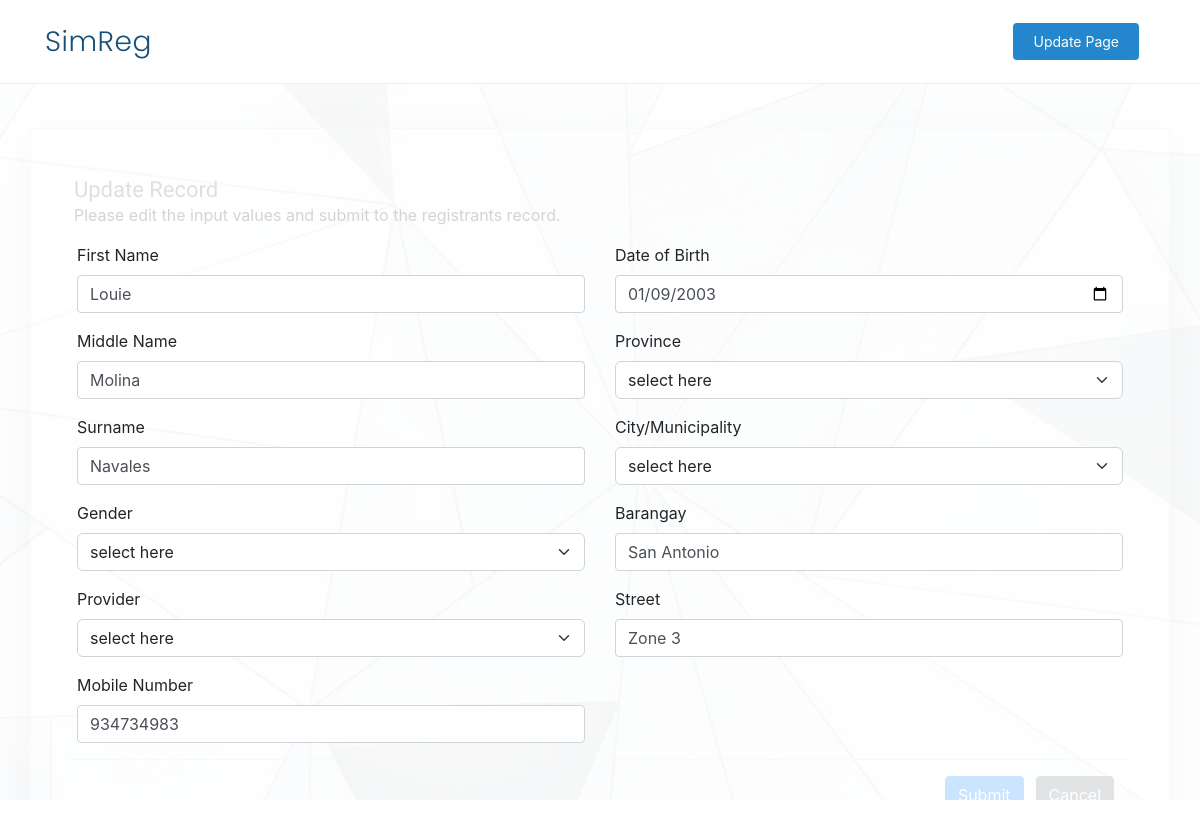
The page /update.php?id=5 on the database its author committed.
### tables this page shows
CREATE TABLE `registrants` (
  `id` int(11) NOT NULL,
  `firstname` varchar(50) NOT NULL,
  `middlename` varchar(50) NOT NULL,
  `surname` varchar(50) NOT NULL,
  `gender` varchar(10) NOT NULL,
  `provider` varchar(10) NOT NULL,
  `mobile_number` bigint(20) NOT NULL,
  `date_of_birth` text NOT NULL,
  `province` varchar(50) NOT NULL,
  `city` varchar(50) NOT NULL,
  `barangay` varchar(50) NOT NULL,
  `street` text NOT NULL,
  `date_registered` timestamp NOT NULL DEFAULT current_timestamp() ON UPDATE current_timestamp()
);

### update.php (the view, shortened to what this page needs)
<?php
require_once "config.php";
$firstname = $middlename = $surname = $mobile_number = $gender = $provider = $date_of_birth = $province = $city = $barangay = $street = "";
$firstname_err = $middlename_err = $surname_err = $mobile_number_err = $gender_err = $provider_err = $date_of_birth_err = $province_err = $city_err = $barangay_err = $street_err = "";
if(isset($_POST["id"]) && !empty($_POST["id"])){
    $id = $_POST["id"];
    $input_firstname = trim($_POST["firstname"]);
    if(empty($input_firstname)){
        $firstname_err = "Please enter a name.";
    } elseif(!filter_var($input_firstname, FILTER_VALIDATE_REGEXP, array("options"=>array("regexp"=>"/^[a-zA-Z\s]+$/")))){
        $firstname_err = "Please enter a valid name.";
    } else{
        $firstname = $input_firstname;
    }
    $input_middlename = trim($_POST["middlename"]);
    if(empty($input_middlename)){
        $middlename_err = "Please enter a name.";
    } elseif(!filter_var($input_middlename, FILTER_VALIDATE_REGEXP, array("options"=>array("regexp"=>"/^[a-zA-Z\s]+$/")))){
        $middlename_err = "Please enter a valid name.";
    } else{
        $middlename = $input_middlename;
    }
    $input_surname = trim($_POST["surname"]);
    if(empty($input_surname)){
        $surname_err = "Please enter a name.";
    } elseif(!filter_var($input_surname, FILTER_VALIDATE_REGEXP, array("options"=>array("regexp"=>"/^[a-zA-Z\s]+$/")))){
        $surname_err = "Please enter a valid name.";
    } else{
        $surname = $input_surname;
    }
    $input_mobile_number = trim($_POST["mobile_number"]);
    if(empty($input_mobile_number)){
        $mobile_number_err = "Please enter an mobile_number.";
    } else{
        $mobile_number = $input_mobile_number;
    }
    $input_gender = trim($_POST["gender"]);
    if(empty($input_gender)){
        $gender_err = "Please enter an gender.";
    } else{
        $gender = $input_gender;
    }
    $input_provider = trim($_POST["provider"]);
    if(empty($input_provider)){
        $provider_err = "Please enter an provider.";
    } else{
        $provider = $input_provider;
    }
    $input_date_of_birth = trim($_POST["date_of_birth"]);
    if(empty($input_date_of_birth)){
        $date_of_birth_err = "Please enter an date_of_birth.";
    } else{
        $date_of_birth = $input_date_of_birth;
    }
    $input_province = trim($_POST["province"]);
    if(empty($input_province)){
        $province_err = "Please enter an province.";
    } else{
        $province = $input_province;
    }
    $input_city = trim($_POST["city"]);
    if(empty($input_city)){
        $city_err = "Please enter an city.";
    } else{
        $city = $input_city;
    }
    $input_barangay = trim($_POST["barangay"]);
    if(empty($input_barangay)){
        $barangay_err = "Please enter an barangay.";
    } else{
        $barangay = $input_barangay;
    }
    $input_street = trim($_POST["street"]);
    if(empty($input_street)){
        $street_err = "Please enter an street.";
    } else{
        $street = $input_street;
    }
    if(empty($firstname_err) && empty($middlename_err) && empty($surname_err) && empty($mobile_number_err) && empty($gender_err) && empty($provider_err) && empty($date_of_birth_err) && empty($province_err) && empty($city_err) && empty($barangay_err) && empty($street_err)){
        $sql = "UPDATE registrants SET firstname=?, middlename=?, surname=?, mobile_number=?, gender=?, provider=?, date_of_birth=?, province=?, city=?, barangay=?, street=? WHERE id=?";
        if($stmt = mysqli_prepare($link, $sql)){
            mysqli_stmt_bind_param($stmt, "sssssssssssi", $param_firstname, $param_middlename, $param_surname, $param_mobile_number, $param_gender, $param_provider, $param_date_of_birth, $param_province, $param_city, $param_barangay, $param_street, $param_id);
            $param_firstname = $firstname;
            $param_middlename = $middlename;
            $param_surname = $surname;
            $param_mobile_number = $mobile_number;
            $param_gender = $gender;
            $param_provider = $provider;
            $param_date_of_birth = $date_of_birth;
            $param_province = $province;
            $param_city = $city;
            $param_barangay = $barangay;
            $param_street = $street;
            $param_id = $id;
            if(mysqli_stmt_execute($stmt)){
                header("location: admin.php");
                exit();
            } else{
                echo "Oops! Something went wrong. Please try again later.";
            }
        }
        mysqli_stmt_close($stmt);
    }
    mysqli_close($link);
} else{
    if(isset($_GET["id"]) && !empty(trim($_GET["id"]))){
        $sql = "SELECT * FROM registrants WHERE id = ?";
        if($stmt = mysqli_prepare($link, $sql)){
            mysqli_stmt_bind_param($stmt, "i", $param_id);
            if(mysqli_stmt_execute($stmt)){
                $result = mysqli_stmt_get_result($stmt);
                if(mysqli_num_rows($result) == 1){
                    $row = mysqli_fetch_array($result, MYSQLI_ASSOC);
                    $firstname = $row["firstname"];
                    $middlename = $row["middlename"];
                    $surname = $row["surname"];
                    $mobile_number = $row["mobile_number"];
                    $date_of_birth = $row["date_of_birth"];
                    $barangay = $row["barangay"];
                    $street = $row["street"];
                } else{
                    header("location: error.php");
                    exit();
                }
            } else{
                echo "Oops! Something went wrong. Please try again later.";
            }
        }
    }  else{
        header("location: error.php");
        exit();
    }
}
?>
 <!DOCTYPE html>
<html lang="en">
<head>
  <link href="assets/vendor/aos/aos.css" rel="stylesheet">
  <link href="assets/vendor/bootstrap/css/bootstrap.min.css" rel="stylesheet">
  <link href="assets/vendor/bootstrap-icons/bootstrap-icons.css" rel="stylesheet">
  <link href="assets/vendor/boxicons/css/boxicons.min.css" rel="stylesheet">
  <link href="assets/vendor/glightbox/css/glightbox.min.css" rel="stylesheet">
  <link href="assets/vendor/remixicon/remixicon.css" rel="stylesheet">
  <link href="assets/vendor/swiper/swiper-bundle.min.css" rel="stylesheet">
  <link href="assets/css/style.css" rel="stylesheet">
  <link rel="stylesheet" href="https://stackpath.bootstrapcdn.com/bootstrap/4.5.2/css/bootstrap.min.css">
  <link rel="stylesheet" href="https://stackpath.bootstrapcdn.com/bootstrap/4.5.2/css/bootstrap.min.css">
  <link rel="stylesheet" href="https://maxcdn.bootstrapcdn.com/font-awesome/4.7.0/css/font-awesome.min.css">
</head>
<body>
<header id="header" class="fixed-top">
        <div class="container d-flex align-items-center justify-content-between">
            <h1 class="logo"><a>SimReg</a></h1>
            <nav id="navbar" class="navbar">
                <ul>
                    <li><a class="getstarted scrollto">Update Page</a></li>
                </ul>
            </nav>
        </div>
   </header>
    <section id="hero">
        <div class="container-md shadow-lg border mt-5" data-aos="fade-up" data-aos-delay="100">
         <form action="<?php echo htmlspecialchars(basename($_SERVER['REQUEST_URI'])); ?>" method="post">
            <div class="row mx-3">
                    <h2 class="mt-5">Update Record</h2>
                    <p>Please edit the input values and submit to the registrants record.</p>
                    <div class="col-md-6 mx-auto">
                        <div class="form-group">
                            <label>First Name</label>
                            <input type="text" name="firstname" class="form-control <?php echo (!empty($firstname_err)) ? 'is-invalid' : ''; ?>" value="<?php echo $firstname; ?>" required>
                        </div>
                        <div class="form-group">
                            <label>Middle Name</label>
                            <input type="text"name="middlename" class="form-control <?php echo (!empty($middlename_err)) ? 'is-invalid' : ''; ?>" value="<?php echo $middlename; ?>">
                        </div>
                        <div class="form-group">
                            <label>Surname</label>
                            <input type="text" name="surname" class="form-control <?php echo (!empty($surname_err)) ? 'is-invalid' : ''; ?>" value="<?php echo $surname; ?>">
                        </div>
                        <div class="form-group">
                            <label>Gender</label>
                            <select name="gender" class="form-select" aria-label="Default select example">
                                <option selected disabled>select here</option>
                            </select>
                        </div>
                        <div class="form-group">
                            <label>Provider</label>
                            <select name="provider" class="form-select" aria-label="Default select example">
                                <option selected disabled>select here</option>
                            </select>
                        </div>
                        <div class="form-group">
                            <label>Mobile Number</label>
                            <input type="text" name="mobile_number" class="form-control <?php echo (!empty($mobile_number_err)) ? 'is-invalid' : ''; ?>" value="<?php echo $mobile_number; ?>">
                        </div>
                    </div>
                    <div class="col-md-6 mx-auto">
                        <div class="form-group">
                            <label>Date of Birth</label>
                            <input type="date" name="date_of_birth" class="form-control <?php echo (!empty($date_of_birth_err)) ? 'is-invalid' : ''; ?>" value="<?php echo $date_of_birth; ?>">
                        </div>
                        <div class="form-group">
                            <label>Province</label>
                            <select name="province" class="form-select" aria-label="Default select example">
                                <option selected disabled>select here</option>
                            </select>
                        </div>
                        <div class="form-group">
                            <label>City/Municipality</label>
                            <select name="city" class="form-select" aria-label="Default select example">
                                <option selected disabled>select here</option>
                            </select>
                        </div>
                        <div class="form-group">
                            <label>Barangay</label>
                            <input type="text" name="barangay" class="form-control <?php echo (!empty($barangay_err)) ? 'is-invalid' : ''; ?>" value="<?php echo $barangay; ?>">
                        </div>
                        <div class="form-group">
                            <label>Street</label>
                            <input type="text" name="street" class="form-control <?php echo (!empty($street_err)) ? 'is-invalid' : ''; ?>" value="<?php echo $street; ?>">
                        </div>
                    </div>
            </div>
                    <div class="mb-3 mx-4 modal-footer">
                        <input type="submit" class="btn btn-primary" value="Submit">
                        <a href="index.php" class="btn btn-secondary ml-2">Cancel</a>
                    </div>
        </form>
       </div>
    </section>
</body>
</html>

### assets/css/style.css (style rules this page uses)
body { font-family: "Open Sans", sans-serif; color: #444444; }
a { color: #2487ce; text-decoration: none; }
h1, h2, h3, h4, h5, h6 { font-family: "Raleway", sans-serif; }
#header { transition: all 0.5s; background: #fff; z-index: 997; padding: 15px 0; border-bottom: 1px solid #e6f2fb; }
#header .logo { font-size: 28px; margin: 0; padding: 0; line-height: 1; font-weight: 300; letter-spacing: 0.5px; font-family: "Poppins", sans-serif; }
#header .logo a { color: #16507b; }
.navbar { padding: 0; }
.navbar ul { margin: 0; padding: 0; display: flex; list-style: none; align-items: center; }
.navbar li { position: relative; }
.navbar a, .navbar a:focus { display: flex; align-items: center; justify-content: space-between; padding: 10px 0 10px 30px; font-size: 14px; color: #16507b; white-space: nowrap; transition: 0.3s; }
.navbar .getstarted, .navbar .getstarted:focus { background: #2487ce; padding: 8px 20px; margin-left: 30px; border-radius: 4px; color: #fff; }
#hero { width: 100%; height: 100vh; position: relative; background: url("../img/hero-bg.jpg") top center; background-size: cover; position: relative; }
#hero:before { content: ""; background: rgba(255, 255, 255, 0.8); position: absolute; bottom: 0; top: 0; left: 0; right: 0; }
#hero h2 { color: #5e5e5e; margin: 10px 0 0 0; font-size: 22px; }
@media (min-width: 1024px) { #hero { background-attachment: fixed; } }
section { padding: 80px 0; overflow: hidden; }

### rows shown on the page
registrants: firstname "Louie", middlename "Molina", surname "Navales", mobile_number "934734983", date_of_birth "01/09/2003", barangay "San Antonio", street "Zone 3"
